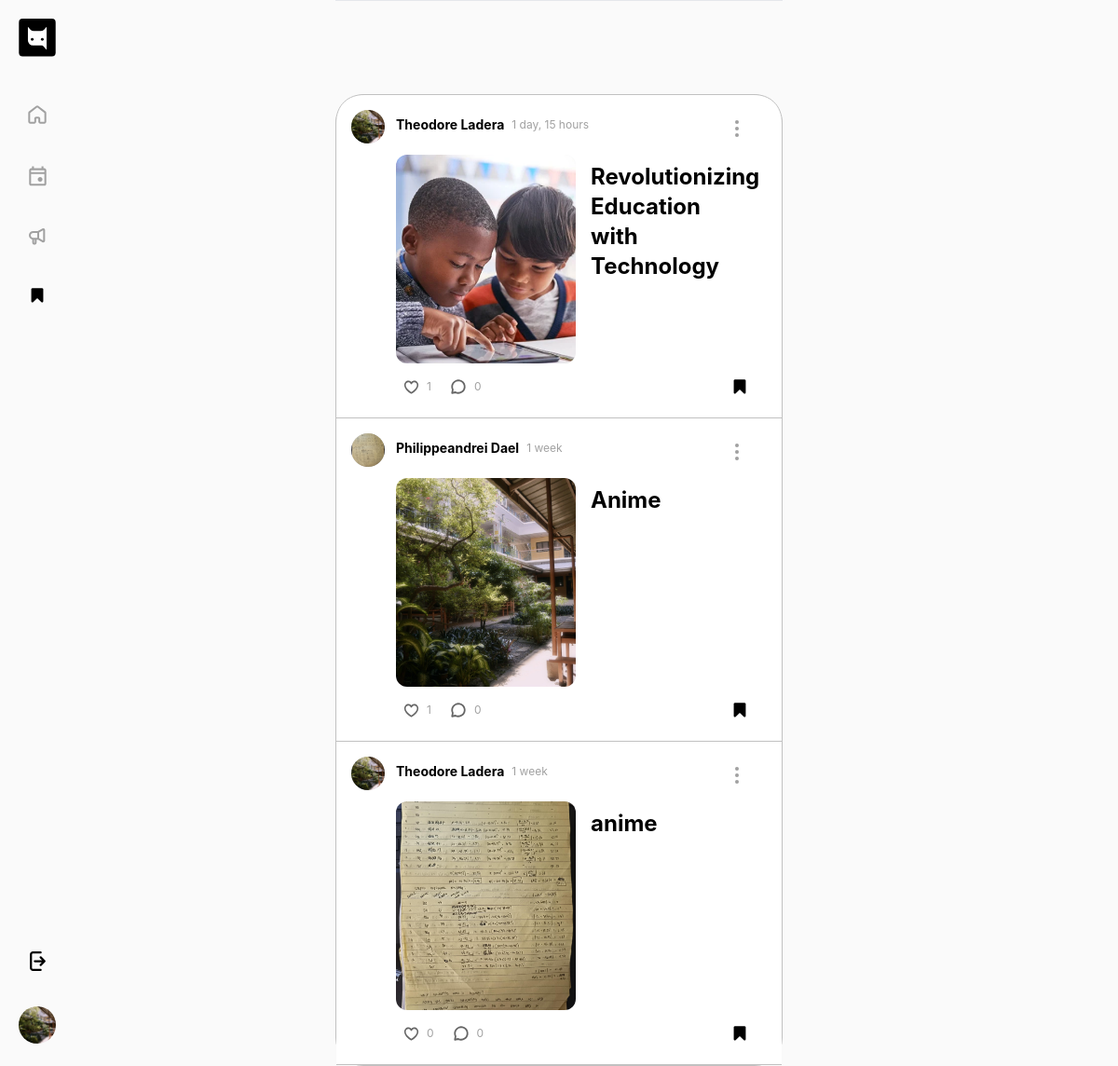
/saved_posts (signed in), run on an earlier commit of the app's database.
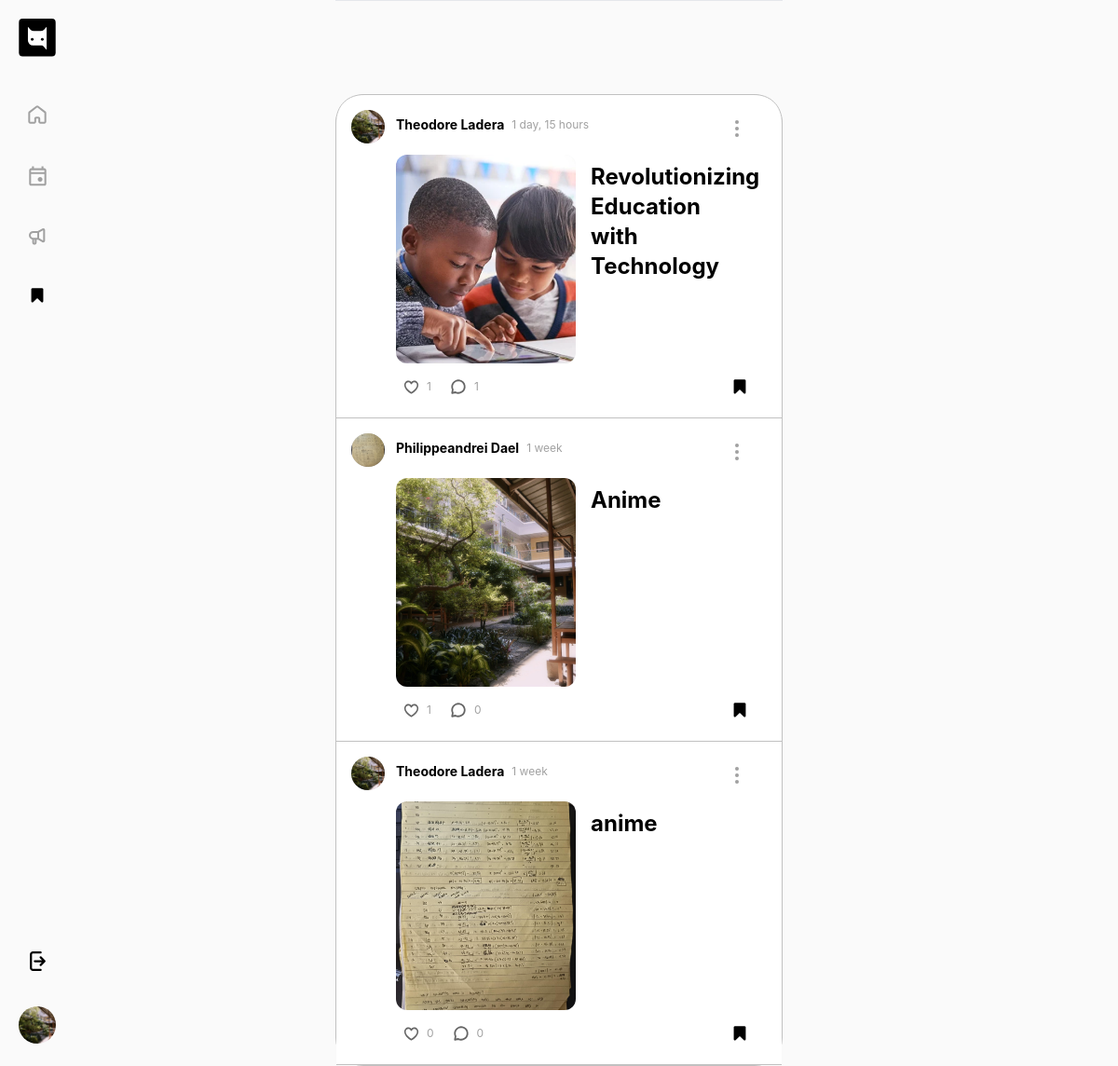
And on a later commit of the database.
### dashboard/models.py (models this page shows, shortened)
class Post(models.Model):
    title = models.CharField(max_length=100, blank=True, null=True)
    author = models.ForeignKey(settings.AUTH_USER_MODEL, on_delete=models.CASCADE, related_name='posts')
    content = tinymce_models.HTMLField()
    image = models.ImageField(upload_to='images/', blank=True, null=True, default='')
    date_posted = models.DateTimeField(auto_now_add=True)
    last_edited = models.DateTimeField(auto_now=True)
    is_deleted = models.BooleanField(default=False)

### userprofile/models.py (models this page shows, shortened)
class Profile(models.Model):
    student = models.OneToOneField('authentication.Student', on_delete=models.CASCADE ,related_name='profile')
    username = models.CharField(null=True,max_length=150)
    bio = models.TextField(null=True, blank=True)
    cover_image = models.ImageField(null=True, blank=True, upload_to="images/",  default="images/cover_photo.png")
    profile_image = models.ImageField(null=True, blank=True, upload_to="images/", default="images/default_profile_pic.png")
    title = models.CharField(null=True, blank=True ,max_length=150)
    post_count = models.IntegerField(default=0)
    comment_count = models.IntegerField(default=0)
    like_count = models.IntegerField(default=0)
    social_links = models.JSONField(null=True,default=dict, blank=True)

### authentication/models.py (models this page shows, shortened)
class Student(AbstractBaseUser):
    email = models.EmailField(unique=True, validators=[validate_email])
    first_name = models.CharField(max_length=30, blank=True)
    last_name = models.CharField(max_length=30, blank=True)
    """user_bio = models.TextField(blank=True)"""
    is_active = models.BooleanField(default=False)
    is_admin = models.BooleanField(default=False)
    is_verified = models.BooleanField(default=False)
    objects = StudentManager()
    USERNAME_FIELD = 'email'

### dashboard/views.py (the view)
# urls.py: path('saved_posts', views.saved_posts, name='saved_posts'),
@login_required
def saved_posts(request):
    user = request.user
    saved_posts = (
        Post.objects.filter(is_deleted=False, saves__author=user)                # gets all saved posts.
        .distinct()                                                              # removes duplicates.
        .order_by('-date_posted')
    )
    if request.user.is_authenticated:
        user_saves = set(request.user.saves.values_list('post_id', flat=True))
    else:
        user_saves = set()
    return render(request, 'saved_posts.html', {'saved_posts': saved_posts, 'user_saves': user_saves})

### dashboard/templatetags/custom_filters.py (called while the page is built)
@register.filter
def timesince_first(value):
    time_str = timesince(value)
    first_unit = time_str.split(",")[0].strip()  # Get the first unit and remove extra spaces
    abbreviations = {
        "minutes": "m",
        "minute": "m",
        "hours": "h",
        "hour": "h",
        "days": "d",
        "day": "d",
        "weeks": "w",
        "week": "w",
        "months": "mo",
        "month": "mo",
        "years": "y",
        "year": "y",
    }
    for word, abbrev in abbreviations.items():
        if word in first_unit:
            number_part = first_unit.split()[0]  # Get the number part
            return number_part + abbrev  # Concatenate without space
    return first_unit  # Fallback in case no match is found

### dashboard/templates/saved_posts.html (shortened to what this page needs)
{% load static tailwind_tags %}
{% load static %}
<!DOCTYPE html>
<html lang="en">
  <head>
    {% tailwind_css %}
  </head>
  <body class="text-sm bg-bg-gray">
    <div class="w-auto h-full rounded-xl flex">
      {% include "left_panel.html" %}
      <div class="w-full h-full ">
        {% include "header_dashboard.html" %}
        <div class="flex flex-row w-full">
          <div class="m-auto w-full lg:w-2/5 md:w-3/5 top-0 sticky bg-white border border-border-gray border-t-0 rounded-b-[30px]">
            <div class="overflow-y-auto z-[-100]">
              {% include "saved_posts_feed.html" %}
            </div>
          </div>
        </div>
      </div>
    </div>
  </body>
</html>

### dashboard/templates/assets/bookmark.svg (shortened to what this page needs)
<!DOCTYPE svg PUBLIC "-//W3C//DTD SVG 1.0//EN" "http://www.w3.org/TR/2001/REC-SVG-20010904/DTD/svg10.dtd">

### dashboard/templates/feed_box.html (shortened to what this page needs)
{% load custom_filters %} {% load static %}
<div
  class="p-4 bg-white border-x-0 border-t-0 border border-b-border-gray hover:bg-bg-gray flex transition duration-300"
>
  <div
    class="w-9 h-9 rounded-full bg-gray-300 hover:scale-105 active:scale-95 transform transition duration-300"
  >
    <a href="{% url 'profile_view' post.author.id %}" class="block w-9 h-9">
      {% if post.author.profile.profile_image %}
      <img
        src="{{ post.author.profile.profile_image.url }}"
        alt="Profile Image"
        class="w-9 h-9 rounded-full object-cover"
      />
      {% endif %}
    </a>
  </div>
  <div class="w-full px-3">
    <div class="flex justify-between items-center">
      <div class="flex flex-row pb-2 space-x-2">
        <p class="font-bold hover:underline cursor-pointer text-sm">
          {{ post.author.first_name }} {{ post.author.last_name }}
        </p>
        <p class="text-gray-font text-xs self-center">
          {{ post.date_posted|timesince }}
        </p>
      </div>
      <div class="relative">
        <button
          type="button"
          class="flex items-center justify-center w-10 h-10 p-2 rounded-full hover:bg-hover-color hover:scale-105 active:scale-95 transform transition duration-300"
          onclick="toggleDropdown('{{ post.id }}')"
        >
          {% include "assets/dots.svg" %}
        </button>
      </div>
    </div>
    <a href="{% url 'post_detail' post.id %}" class="block">
      <div class="flex pb-2 py-2 max-w-xl w-full">
        {% if post.image and post.image.url %}
        <div class="h-56 w-1/2 bg-gray-100 rounded-xl overflow-hidden">
          <img
            src="{{ post.image.url }}"
            alt="Post image"
            class="object-cover h-full w-full"
          />
        </div>
        <div class="h-56 w-1/2 px-4 py-2 flex flex-col">
          <h2 class="text-md large:text-3xl md:text-2xl sm:text-xl font-bold">{{ post.title }}</h2>
        </div>
        {% endif %}
      </div>
    </a>
    <div class="flex justify-between text-xs">
      <div class="flex items-center space-x-1">
        <button
          class="text-gray-font flex items-center cursor-pointer p-2 rounded-full hover:bg-hover-color hover:scale-105 active:scale-95 transform transition duration-300"
          onclick="toggleLike('{{ post.id }}')"
        >
          <div class="mx-2 ml-0" id="like-svg-{{ post.id }}">
          </div>
          <span id="like-count-{{ post.id }}" class="flex items-center"
            >{{ post.likes.count }}</span
          >
        </button>
        <button
          class="text-gray-font flex items-center cursor-pointer p-2 rounded-full hover:bg-hover-color hover:scale-105 active:scale-95 transform transition duration-300"
          onclick="toggleCommentInput('{{ post.id }}')"
        >
          <div class="mx-2 ml-0">
          </div>
          <span class="flex items-center">{{ post.comments.count }}</span>
        </button>
      </div>
      <div class="flex items-center">
        <button
          class="text-gray-font flex items-center p-2 rounded-full hover:bg-hover-color hover:scale-105 active:scale-95 transform transition duration-300"
          onclick="toggleSave('{{ post.id }}')"
        >
          <div class="" id="save-svg-{{ post.id }}">
            {% if post.id in user_saves %}
              {% include "assets/bookmark.svg" %}
            {% else %}
              {% include "assets/material-symbols_bookmark-outline.svg" %}
            {% endif %}
          </div>
        </button>
      </div>
    </div>
  </div>
</div>

### dashboard/templates/assets/dots.svg
<svg width="4" height="18" viewBox="0 0 4 18" fill="none" xmlns="http://www.w3.org/2000/svg">
<rect width="4" height="4" rx="2" fill="#A1A1A1"/>
<rect y="14" width="4" height="4" rx="2" fill="#A1A1A1"/>
<rect y="7" width="4" height="4" rx="2" fill="#A1A1A1"/>
</svg>

What changed in the data, as far as the page shows it:
changed Post "Revolutionizing Education with Technology": comments.count "0" → "1"
